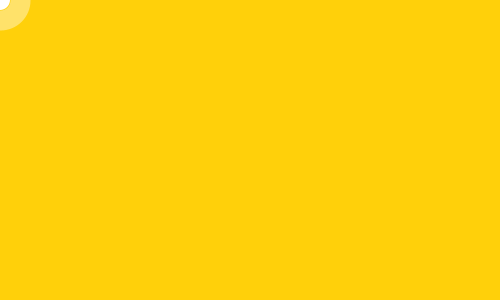
Frame 1 (no input)
Frame 60 (the mouse pressed at the canvas centre just before this capture): identical to frame 1, image omitted
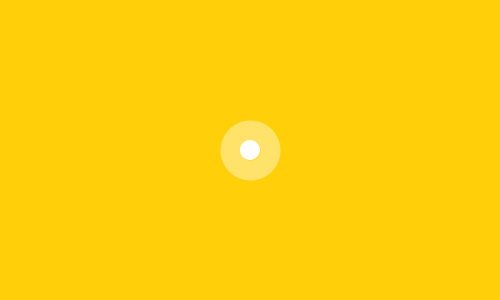
Frame 120 (the mouse held since frame 60 and released just before this capture)

The Processing sketch that drew these frames (run headless with seeded random() and noise(); from frame 60 on, the mouse is pressed at the canvas centre):

// Processing sketch: processing_107444
// ── processing_107444.pde

float x = 0;
float y = 0;
float angle1 = 0.0;
float segLength = 0;

void setup() {
  size(500, 300);
  strokeWeight(40);
  stroke(255,100);
}

void draw() {
  background(255,208,10);
  
  float dx = mouseX - x;
  float dy = mouseY - y;
  angle1 = atan2(dy, dx);  
  x = mouseX - (cos(angle1) * segLength);
  y = mouseY - (sin(angle1) * segLength);
 
  segment(-30, -30, 0); 
  ellipse(x, y, 20, 20);
}

void segment(float x, float y, float a) {
  pushMatrix();
  translate(x, y);
  rotate(a);
  line(0, 0, 0, 0);
  popMatrix();
}
